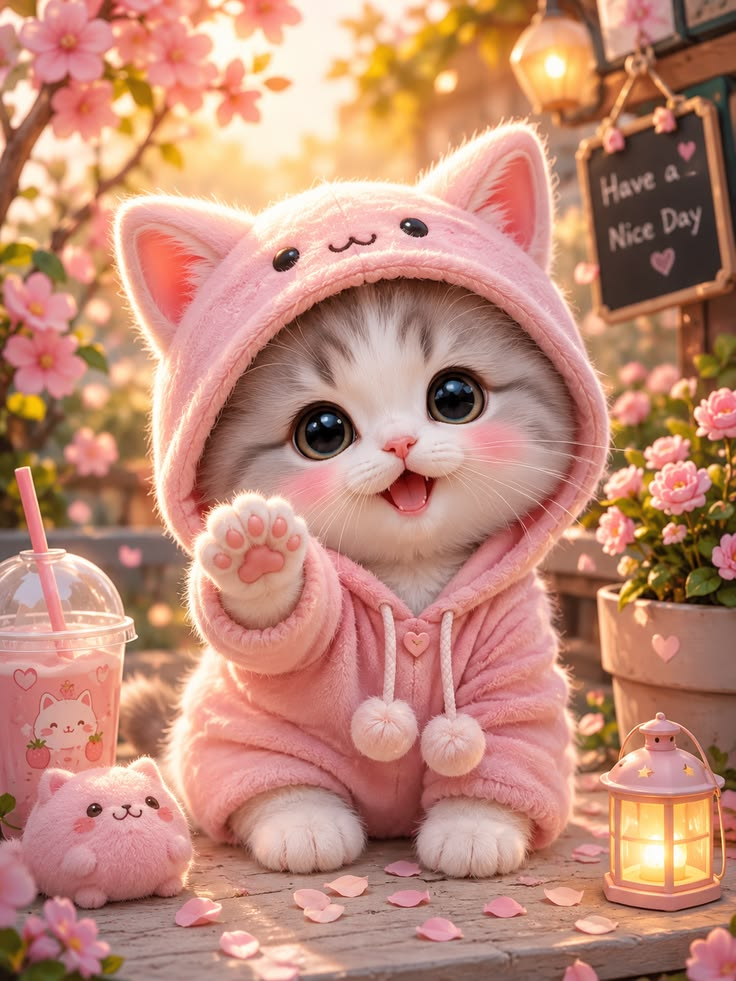
#> input picture sample.jpg, 736 x 981 px
$ python Q17_flip.py
#> lines starting #> are read from the running program, lines starting #| are printed output that depends on the picture
import cv2

image = cv2.imread("sample.jpg")
#> image is the input picture: shape (981, 736, 3); mean B, G, R 119.8, 139.1, 192.2

flipped = cv2.flip(image, 1)
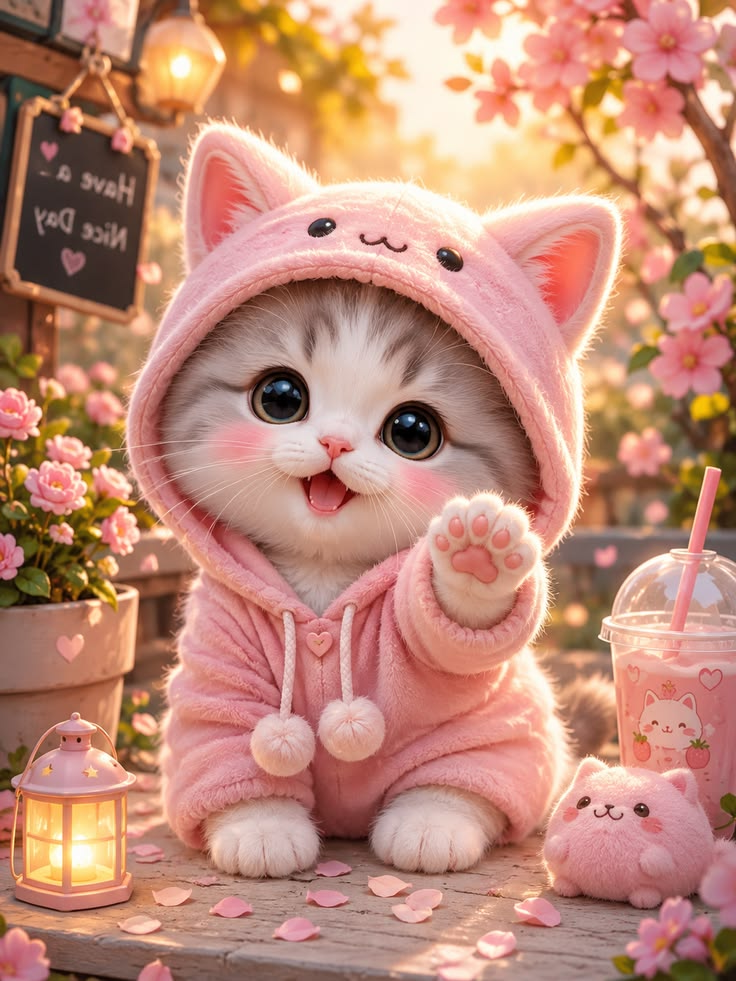
#> flipped: shape (981, 736, 3); mean B, G, R 119.8, 139.1, 192.2

cv2.imwrite("flipped.jpg", flipped)

print("Flipped image saved")
